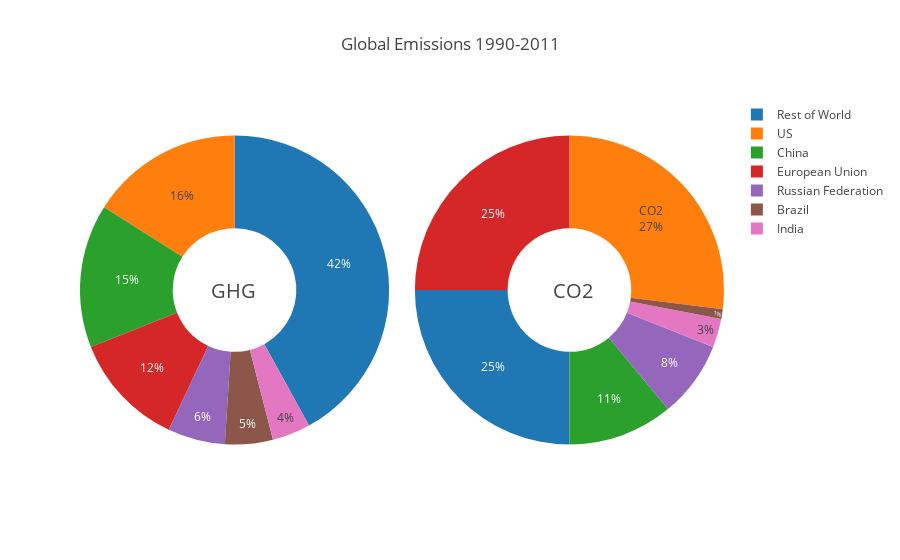

The cell this chart's notebook holds for it:
### Code cell
fig = {
  "data": [
    {
      "values": [16, 15, 12, 6, 5, 4, 42],
      "labels": [
        "US",
        "China",
        "European Union",
        "Russian Federation",
        "Brazil",
        "India",
        "Rest of World"
      ],
      "domain": {"x": [0, .48]},
      "name": "GHG Emissions",
      "hoverinfo":"label+percent+name",
      "hole": .4,
      "type": "pie"
    },
    {
      "values": [27, 11, 25, 8, 1, 3, 25],
      "labels": [
        "US",
        "China",
        "European Union",
        "Russian Federation",
        "Brazil",
        "India",
        "Rest of World"
      ],
      "text":["CO2"],
      "textposition":"inside",
      "domain": {"x": [.52, 1]},
      "name": "CO2 Emissions",
      "hoverinfo":"label+percent+name",
      "hole": .4,
      "type": "pie"
    }],
  "layout": {
        "title":"Global Emissions 1990-2011",
        "annotations": [
            {
                "font": {
                    "size": 20
                },
                "showarrow": False,
                "text": "GHG",
                "x": 0.20,
                "y": 0.5
            },
            {
                "font": {
                    "size": 20
                },
                "showarrow": False,
                "text": "CO2",
                "x": 0.8,
                "y": 0.5
            }
        ]
    }
}
#plot(fig, filename='donut')
iplot(fig)

### Figure 1 — Plotly figure (JSON) as saved in the notebook; plotly's stock layout.template omitted (floating-point values rounded to 4 significant figures)
{"data": [{"domain": {"x": [0, 0.48]}, "hole": 0.4, "hoverinfo": "label+percent+name", "labels": ["US", "China", "European Union", "Russian Federation", "Brazil", "India", "Rest of World"], "name": "GHG Emissions", "type": "pie", "uid": "f232fcdc-8c35-11e8-a817-8c859018b9c4", "values": [16, 15, 12, 6, 5, 4, 42]}, {"domain": {"x": [0.52, 1]}, "hole": 0.4, "hoverinfo": "label+percent+name", "labels": ["US", "China", "European Union", "Russian Federation", "Brazil", "India", "Rest of World"], "name": "CO2 Emissions", "text": ["CO2"], "textposition": "inside", "type": "pie", "uid": "f232fe1c-8c35-11e8-b1d6-8c859018b9c4", "values": [27, 11, 25, 8, 1, 3, 25]}], "layout": {"annotations": [{"font": {"size": 20}, "showarrow": false, "text": "GHG", "x": 0.2, "y": 0.5}, {"font": {"size": 20}, "showarrow": false, "text": "CO2", "x": 0.8, "y": 0.5}], "title": "Global Emissions 1990-2011"}}
